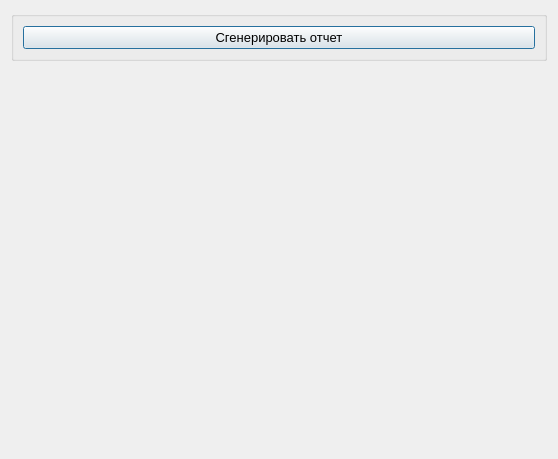
<?xml version="1.0" encoding="UTF-8"?>
<ui version="4.0">
 <class>OtchetStarostaGruppi</class>
 <widget class="QDialog" name="OtchetStarostaGruppi">
  <property name="geometry">
   <rect>
    <x>0</x>
    <y>0</y>
    <width>558</width>
    <height>459</height>
   </rect>
  </property>
  <property name="windowTitle">
   <string>Отчёт по старостам групп</string>
  </property>
  <layout class="QGridLayout" name="gridLayout">
   <item row="1" column="0">
    <widget class="QWidget" name="widget" native="true">
     <layout class="QGridLayout" name="gridLayout_2">
      <item row="0" column="0">
       <layout class="QVBoxLayout" name="verticalLayout"/>
      </item>
     </layout>
    </widget>
   </item>
   <item row="0" column="0">
    <widget class="QGroupBox" name="groupBox_criteriaOption">
     <property name="sizePolicy">
      <sizepolicy hsizetype="Expanding" vsizetype="Fixed">
       <horstretch>0</horstretch>
       <verstretch>0</verstretch>
      </sizepolicy>
     </property>
     <property name="font">
      <font>
       <pointsize>10</pointsize>
      </font>
     </property>
     <property name="title">
      <string/>
     </property>
     <layout class="QGridLayout" name="gridLayout_3">
      <item row="0" column="0">
       <widget class="QPushButton" name="pushButton_showReport">
        <property name="font">
         <font>
          <pointsize>10</pointsize>
         </font>
        </property>
        <property name="text">
         <string>Сгенерировать отчет</string>
        </property>
        <property name="icon">
         <iconset resource="../resourses.qrc">
          <normaloff>:/img/img/generate.png</normaloff>:/img/img/generate.png</iconset>
        </property>
       </widget>
      </item>
     </layout>
    </widget>
   </item>
  </layout>
 </widget>
 <resources>
  <include location="../resourses.qrc"/>
 </resources>
 <connections/>
</ui>
